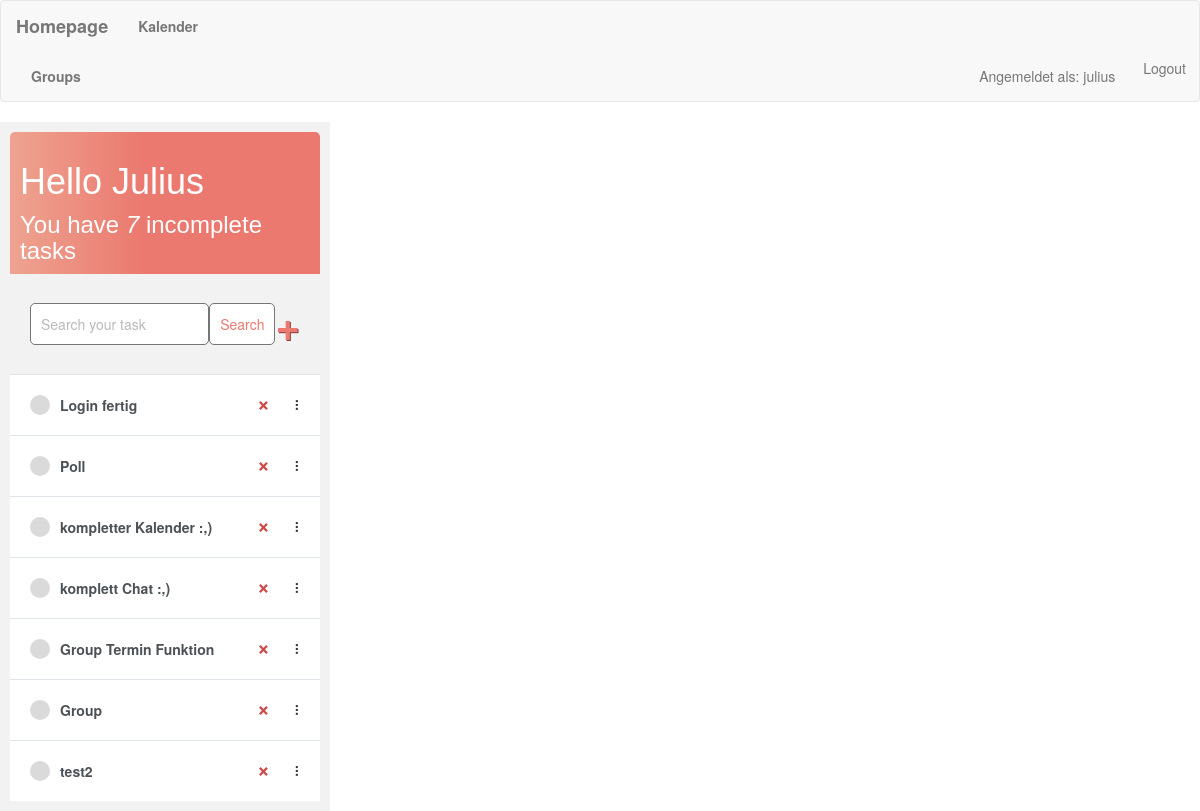
The page / (signed in) on the database its author committed.
### todolist/models.py (models this page shows)
class Task(models.Model):
    user = models.ForeignKey(
        User, on_delete=models.CASCADE, null=True, blank=True)
    title = models.CharField(max_length=200)
    description = models.TextField(null=True, blank=True)
    complete = models.BooleanField(default=False)
    created = models.DateTimeField(auto_now_add=True)
    def __str__(self):
        return self.title
    class Meta:
        order_with_respect_to = 'user'

### todolist/views.py (the view)
# urls.py: path('', todolist_views.TaskList.as_view(), name='tasks'),
class TaskList(LoginRequiredMixin, ListView):
    model = Task
    context_object_name = 'tasks'
    template_name = 'task_list.html'
    def get_context_data(self, **kwargs):
        context = super().get_context_data(**kwargs)
        context['tasks'] = context['tasks'].filter(user=self.request.user)
        context['count'] = context['tasks'].filter(complete=False).count()
        search_input = self.request.GET.get('search-area') or ''
        if search_input:
            context['tasks'] = context['tasks'].filter(
                title__contains=search_input)
        context['search_input'] = search_input
        return context

### templates/task_list.html (shortened to what this page needs)
{% extends "base.html" %}
{% block main %}
{% include 'tasklistfunction.html' %}
{% endblock %}

### templates/base.html (shortened to what this page needs)
{% load static %}
<!DOCTYPE html>
<html lang="en">
    <head>
        <link rel="stylesheet" href="https://maxcdn.bootstrapcdn.com/bootstrap/3.3.7/css/bootstrap.min.css">
    </head>
    <body>
        <nav class="navbar navbar-default" role="navigation">
            <div class="navbar-header">
                <a class="navbar-brand" href="{% url 'tasks' %}">Homepage</a>
            </div>
            <div class="collapse navbar-collapse navbar-ex1-collapse">
                <ul class="nav navbar-nav">
                    <li><a href="{% url 'cal:calendar' %}">Kalender</a></li>
                </ul>
            </div>
                <div class="collapse navbar-collapse navbar-ex1-collapse">
                    <ul class="nav navbar-nav">
                        <li><a href="{% url 'group' %}">Groups</a></li>
                    </ul>
                    <ul class="nav navbar-nav navbar-right">
                        {% if request.user.is_authenticated %}
                        <li><p class="navbar-text">Angemeldet als: {{ request.user.username }}</p></li>
                        <li>
                            <form method="post" action="{% url 'logout' %}">
                                <button type="submit" class="btn btn-link">Logout</button>
                            </form>
                        </li>
                        {% else %}
                        <li><a href="{% url 'login' %}">Login</a></li>
                        {% endif %}
                    </ul>
                </div>
        </nav>
        <div class="container">
            {% block main %}{% endblock %}
        </div>
    </body>
</html>

### templates/tasklistfunction.html (shortened to what this page needs)
{% extends 'main.html' %}
{% block content %}
<div class="container">
    <div class="sidebar">
        <div class="header-bar">
            <div>
                <h1>Hello {{request.user|title}}</h1>
                <h3 style="margin:0">You have <i>{{count}}</i> incomplete task{{ count|pluralize:"s" }}</h3>
            </div>
        </div>
        <div id="search-add-wrapper">
            <form method="GET" style="display: flex;">
                <input type='text' name='search-area' placeholder="Search your task" value="{{search_input}}">
                <input class="button" type="submit" value='Search'>
            </form>
            {% if tasks|length > 0 %}
            <a id="add-link" href="{% url 'task-create' %}">&#x2b;</a>
            {% endif %}
        </div>
        <div id="tasklist" class="task-items-wrapper">
            {% for task in tasks %}
            <div class="task-wrapper" data-position="{{task.pk}}">
                <div class="task-title">
                    {% if task.complete %}
                    <div class="task-complete-icon"></div>
                    <i><s><a href="{% url 'task-update' task.id %}">{{task}}</a></s></i> {% else %}
                    <div class="task-incomplete-icon"></div>
                    <a href="{% url 'task-update' task.id %}">{{task}}</a> {% endif %}
                </div>
                <div class="task-controls">
                    <a class="delete-link" href="{% url 'task-delete' task.id %}">&#215;</a>
                    <span class="handle">&nbsp;&#10247;</span>
                </div>
            </div>
            {% empty %}
            <div style="text-align: center; padding-bottom: 10px; line-height: 1em;">
                <h3>No new tasks are created.</h3>
                <h3>Create a <a style="text-decoration: none; color: #e53935;" href="{% url 'task-create' %}">New task</a> ! </h3>
            </div>
            {% endfor %}
        </div>
    </div>
</div>
{% endblock %}

### templates/base.html (style rules this page uses)
h1, h2, h3, h4, h5, h6 { font-family: 'Raleway', sans-serif; }
a, p { color: #4b5156 }
a { font-weight: 600; }
.navbar-nav.navbar-right { margin-left: auto; }

### templates/main.html (style rules this page uses)
h1, h2, h3, h4, h5, h6 { font-family: 'Raleway', sans-serif; }
a, p { color: #4b5156 }
a { font-weight: 600; }
.container { max-width: 550px; margin:auto; }
input { outline: none; border: none; }
.header-bar { display: flex; justify-content: space-between; color: #fff; padding: 10px; border-radius: 5px 5px 0 0; background: linear-gradient(90deg, #EEA390 0%, #EB796F 43%, #EB796F 100%); }
.task-wrapper { display: flex; align-items: center; justify-content: space-between; background-color: #fff; border-top: 1px solid #dfe4ea; overflow: hidden; }
.task-title { display: flex; padding: 20px; }
.task-title a { text-decoration: none; color: #4b5156; margin-left: 10px; }
.task-incomplete-icon { height: 20px; width: 20px; background-color: rgb(218, 218, 218); border-radius: 50%; }
.delete-link { text-decoration: none; font-weight: 900; color: #cf4949; font-size: 22px; line-height: 0; padding: 20px 0px; }
.handle { display: inline-block; padding: 20px 16px; cursor: grab; user-select: none; }
.handle:after, .handle:before { display: block; content: ""; }
#add-link { color: #EB796F; text-decoration: none; font-size: 42px; text-shadow: 1px 1px #81413b; }
#search-add-wrapper { display: flex; justify-content: space-between; align-items: center; padding: 20px; }
input[type=email], input[type=text], input[type=password], textarea { border: 1px solid #757575; border-radius: 5px; padding: 10px; width: 90%; }
::placeholder { font-weight: 300; opacity: 0.5; }
.button { border: 1px solid #757575; background-color: #FFF; color: #EB796F; padding: 10px; font-size: 14px; border-radius: 5px; cursor: pointer; text-decoration: none; }

### templates/tasklistfunction.html (style rules this page uses)
.container { display:flex; margin-left: -15px; }
.sidebar { width: 330px; background-color: #f2f2f2; padding: 10px; }

### rows shown on the page
Task: title "Login fertig"
Task: title "Poll"
Task: title "kompletter Kalender :,)"
Task: title "komplett Chat :,)"
Task: title "Group Termin Funktion"
Task: title "Group"
Task: title "test2"

### other values the page prints
{{ request.user.username }} "julius"
{{ request.user|title }} "Julius"
{{ count }} "7"
